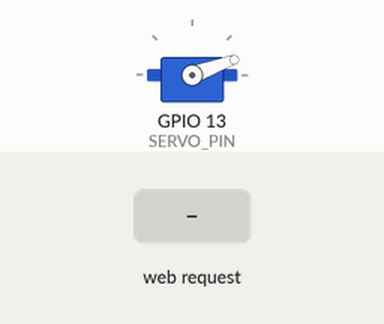
Simulated run of this sketch. Board: ESP32. Shown: servo. Inputs (shaded band) come from the test bench. WiFi joins after 1.5 s; servers stay silent unless stated; EEPROM starts erased; what the sketch prints to the serial monitor is not drawn.

Above: at 2.7 s.
2.8 s: HTTP request GET /press received
At 3.7 s:
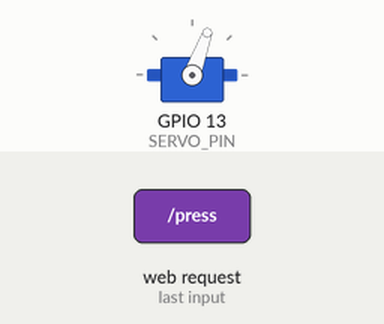
5.8 s: HTTP request GET /set?ms=1&idle=1&press=1 received
At 6.1 s:
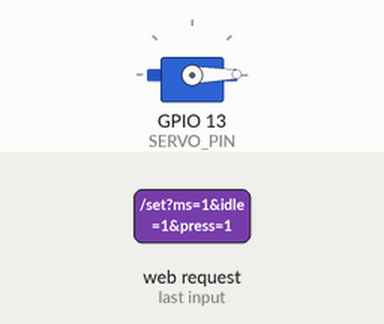
7.3 s: HTTP request GET /set?ms=120&idle=120&press=120 received
At 8.4 s:
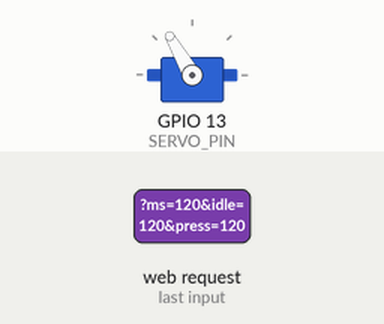
Timing chart, 0 to 10.3 s (numbered marks = the images above; inputs shaded):
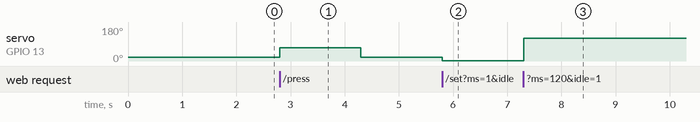

The sketch:

tello_dock.ino
```cpp
// Tello dock firmware (ESP32).
//
// A micro servo physically taps the Tello's power button so loki can cold-boot
// the drone over WiFi. The drone must be seated in a cradle with its power
// button parked under the servo arm.
//
// HARDWARE
//   ESP32 dev board (38-pin WROOM-32), SG90 micro servo.
//   Servo brown -> GND, red -> 5V (VIN), orange/signal -> GPIO13.
//   If the servo twitches the board on movement, add a 470uF cap across the
//   servo's 5V/GND. Power the ESP32 from any always-on USB source.
//
// LIBRARIES (Arduino Library Manager):
//   - WiFiManager (tzapu)  -> captive-portal WiFi setup; no credentials in firmware
//   - ESP32Servo           -> stock Servo lib can't drive the ESP32's LEDC PWM
//
// FLASH (from caesar, board plugged in via USB):
//   arduino-cli core install esp32:esp32
//   arduino-cli lib install WiFiManager ESP32Servo
//   arduino-cli compile --fqbn esp32:esp32:esp32 tello_dock
//   arduino-cli upload  --fqbn esp32:esp32:esp32 -p /dev/cu.usbserial-XXXX tello_dock
//
// FIRST RUN
//   The board comes up as an open AP "TelloDock-Setup". Join it from a phone,
//   pick your home WiFi, enter the password (stored in the ESP32's NVS, never in
//   this file). After that it auto-joins and is reachable at http://tello-dock.local
//
// CALIBRATE (live, no reflash)
//   curl "http://tello-dock.local/set?idle=20&press=70&ms=1500"
//   Nudge idle until the arm sits just clear of the button, press until it fully
//   depresses it. Values persist across reboots.
//
// ENDPOINTS
//   GET /            human status page
//   GET /status      JSON state
//   GET /press?ms=N  one button tap held N ms (default = calibrated pressMs)
//   GET /on /off     aliases of /press (the button is a toggle; hardware can't
//                    tell on from off, the distinction lives in drone.py)
//   GET /set?idle=&press=&ms=   live-calibrate the two angles + hold duration

#include <WiFi.h>
#include <WiFiManager.h>
#include <WebServer.h>
#include <ESPmDNS.h>
#include <ESP32Servo.h>
#include <Preferences.h>

static const int SERVO_PIN = 13;

Servo arm;
WebServer server(80);
Preferences prefs;

int idleAngle  = 20;    // arm parked clear of the button
int pressAngle = 70;    // arm pushing the button down
int pressMs    = 1500;  // how long to hold the press

void loadCal() {
  prefs.begin("dock", true);
  idleAngle  = prefs.getInt("idle", idleAngle);
  pressAngle = prefs.getInt("press", pressAngle);
  pressMs    = prefs.getInt("ms", pressMs);
  prefs.end();
}

void saveCal() {
  prefs.begin("dock", false);
  prefs.putInt("idle", idleAngle);
  prefs.putInt("press", pressAngle);
  prefs.putInt("ms", pressMs);
  prefs.end();
}

void doPress(int ms) {
  arm.write(pressAngle);
  delay(ms);
  arm.write(idleAngle);
}

String statusJson() {
  return String("{\"ok\":true,\"ip\":\"") + WiFi.localIP().toString() +
         "\",\"idle\":" + idleAngle +
         ",\"press\":" + pressAngle +
         ",\"ms\":" + pressMs + "}";
}

void handleRoot() {
  server.send(200, "text/html",
    "<h2>Tello dock</h2><pre>" + statusJson() + "</pre>"
    "<p>/press?ms=1500 &middot; /on &middot; /off &middot; "
    "/set?idle=20&press=70&ms=1500 &middot; /status</p>");
}

void handleStatus() { server.send(200, "application/json", statusJson()); }

void handlePress() {
  int ms = server.hasArg("ms") ? server.arg("ms").toInt() : pressMs;
  ms = constrain(ms, 100, 5000);
  doPress(ms);
  server.send(200, "application/json", String("{\"ok\":true,\"pressed_ms\":") + ms + "}");
}

void handleSet() {
  if (server.hasArg("idle"))  idleAngle  = constrain(server.arg("idle").toInt(), 0, 180);
  if (server.hasArg("press")) pressAngle = constrain(server.arg("press").toInt(), 0, 180);
  if (server.hasArg("ms"))    pressMs    = constrain(server.arg("ms").toInt(), 100, 5000);
  saveCal();
  arm.write(idleAngle);  // move to the new idle so you can eyeball the parked position
  server.send(200, "application/json", statusJson());
}

void setup() {
  Serial.begin(115200);
  loadCal();

  ESP32PWM::allocateTimer(0);
  arm.setPeriodHertz(50);
  arm.attach(SERVO_PIN, 500, 2400);
  arm.write(idleAngle);

  WiFiManager wm;
  wm.setConfigPortalTimeout(180);
  if (!wm.autoConnect("TelloDock-Setup")) {
    ESP.restart();
  }

  if (MDNS.begin("tello-dock")) {
    MDNS.addService("http", "tcp", 80);
  }

  server.on("/", handleRoot);
  server.on("/status", handleStatus);
  server.on("/press", handlePress);
  server.on("/on", handlePress);
  server.on("/off", handlePress);
  server.on("/set", handleSet);
  server.begin();

  Serial.print("Dock ready at http://tello-dock.local  IP=");
  Serial.println(WiFi.localIP());
}

void loop() {
  server.handleClient();
}
```

Measured:
- after the input at 2.8 s, servo on GPIO 13 (SERVO_PIN): 20° → 70° at once, → 20° 1.5 s later
- after the input at 5.8 s, servo on GPIO 13 (SERVO_PIN): 20° → 1° at once
- after the input at 7.3 s, servo on GPIO 13 (SERVO_PIN): 1° → 120° at once
